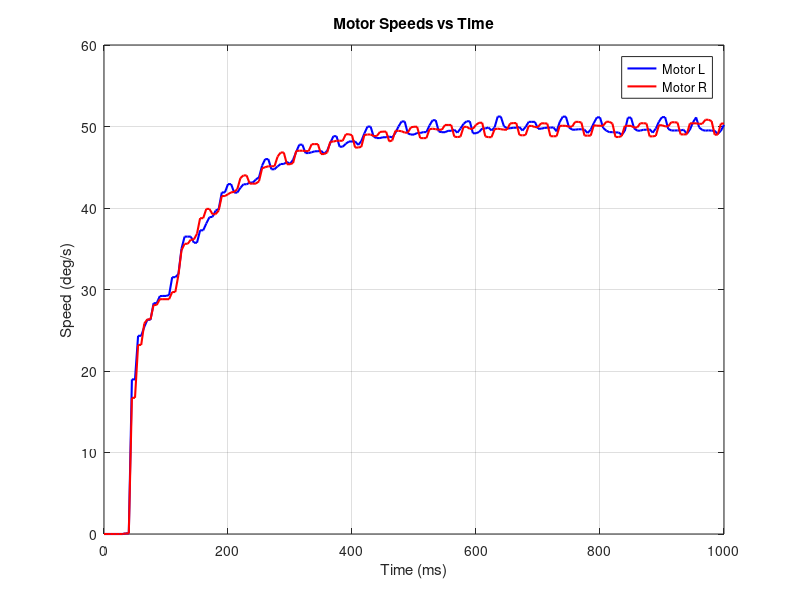

Write MATLAB code to recreate this figure.
Motor_L = 0;
Motor_R = 0;
data240 = [0  Motor_L  3.47  0.00  Motor_R  3.52  0.00
5  Motor_L  3.84  0.00  Motor_R  3.90  0.00
10  Motor_L  4.22  0.07  Motor_R  4.28  0.07
15  Motor_L  4.13  31.78  Motor_R  4.09  38.83
20  Motor_L  3.80  75.62  Motor_R  3.90  73.01
25  Motor_L  3.88  87.63  Motor_R  4.06  79.89
30  Motor_L  4.04  92.64  Motor_R  4.17  89.50
35  Motor_L  4.21  97.07  Motor_R  4.30  99.61
40  Motor_L  4.36  101.66  Motor_R  4.41  104.30
45  Motor_L  4.49  107.74  Motor_R  4.56  108.81
50  Motor_L  4.59  114.67  Motor_R  4.73  113.49
55  Motor_L  4.74  117.70  Motor_R  4.82  119.06
60  Motor_L  4.85  123.37  Motor_R  4.91  125.49
65  Motor_L  4.93  130.77  Motor_R  5.04  131.28
70  Motor_L  5.03  135.89  Motor_R  5.15  133.12
75  Motor_L  5.16  137.51  Motor_R  5.24  138.50
80  Motor_L  5.27  140.88  Motor_R  5.33  143.16
85  Motor_L  5.34  146.97  Motor_R  5.43  146.95
90  Motor_L  5.45  149.14  Motor_R  5.55  150.62
95  Motor_L  5.54  152.77  Motor_R  5.60  155.26
100  Motor_L  5.62  155.98  Motor_R  5.70  157.32
105  Motor_L  5.69  160.57  Motor_R  5.81  159.89
110  Motor_L  5.77  163.16  Motor_R  5.86  163.75
115  Motor_L  5.86  166.67  Motor_R  5.94  166.87
120  Motor_L  5.90  170.42  Motor_R  6.03  168.31
125  Motor_L  5.99  172.35  Motor_R  6.09  172.41
130  Motor_L  6.07  174.16  Motor_R  6.15  175.32
135  Motor_L  6.11  178.25  Motor_R  6.23  176.63
140  Motor_L  6.18  180.18  Motor_R  6.27  180.56
145  Motor_L  6.24  182.55  Motor_R  6.33  182.94
150  Motor_L  6.29  185.08  Motor_R  6.41  184.06
155  Motor_L  6.36  186.12  Motor_R  6.45  188.23
160  Motor_L  6.42  189.50  Motor_R  6.50  188.98
165  Motor_L  6.46  190.48  Motor_R  6.57  190.71
170  Motor_L  6.52  191.79  Motor_R  6.59  194.28
175  Motor_L  6.54  195.27  Motor_R  6.65  194.51
180  Motor_L  6.60  195.73  Motor_R  6.69  196.93
185  Motor_L  6.65  197.36  Motor_R  6.73  199.05
190  Motor_L  6.68  199.84  Motor_R  6.79  199.17
195  Motor_L  6.73  200.68  Motor_R  6.81  202.69
200  Motor_L  6.77  203.38  Motor_R  6.85  203.18
205  Motor_L  6.81  203.38  Motor_R  6.89  204.43
210  Motor_L  6.86  203.87  Motor_R  6.91  206.85
215  Motor_L  6.87  207.43  Motor_R  6.97  206.72
220  Motor_L  6.91  207.94  Motor_R  6.98  209.19
225  Motor_L  6.94  209.12  Motor_R  7.01  210.39
230  Motor_L  6.97  210.44  Motor_R  7.05  211.05
235  Motor_L  7.00  211.10  Motor_R  7.06  212.81
240  Motor_L  7.01  213.68  Motor_R  7.12  212.54
245  Motor_L  7.06  213.40  Motor_R  7.13  215.57
250  Motor_L  7.07  215.61  Motor_R  7.15  215.57
255  Motor_L  7.11  215.33  Motor_R  7.19  215.85
260  Motor_L  7.13  216.31  Motor_R  7.20  217.55
265  Motor_L  7.14  218.15  Motor_R  7.24  217.12
270  Motor_L  7.17  218.29  Motor_R  7.25  219.85
275  Motor_L  7.18  221.04  Motor_R  7.28  219.41
280  Motor_L  7.21  220.31  Motor_R  7.29  221.02
285  Motor_L  7.22  221.48  Motor_R  7.31  221.31
290  Motor_L  7.23  221.78  Motor_R  7.34  221.61
295  Motor_L  7.27  222.22  Motor_R  7.34  223.24
300  Motor_L  7.27  223.86  Motor_R  7.38  222.35
305  Motor_L  7.30  223.56  Motor_R  7.38  224.60
310  Motor_L  7.31  224.47  Motor_R  7.41  224.15
315  Motor_L  7.34  224.01  Motor_R  7.41  225.98
320  Motor_L  7.35  225.23  Motor_R  7.42  226.13
325  Motor_L  7.36  225.99  Motor_R  7.45  226.13
330  Motor_L  7.38  226.45  Motor_R  7.44  227.83
335  Motor_L  7.38  227.84  Motor_R  7.47  227.06
340  Motor_L  7.41  227.22  Motor_R  7.47  228.77
345  Motor_L  7.39  229.41  Motor_R  7.50  227.68
350  Motor_L  7.43  228.00  Motor_R  7.50  229.25
355  Motor_L  7.43  229.25  Motor_R  7.51  229.72
360  Motor_L  7.45  228.94  Motor_R  7.53  229.41
365  Motor_L  7.46  229.73  Motor_R  7.51  231.64
370  Motor_L  7.45  231.16  Motor_R  7.54  230.68
375  Motor_L  7.47  230.84  Motor_R  7.53  231.97
380  Motor_L  7.45  232.29  Motor_R  7.56  230.84
385  Motor_L  7.49  231.64  Motor_R  7.55  232.78
390  Motor_L  7.49  232.45  Motor_R  7.58  231.32
395  Motor_L  7.51  231.64  Motor_R  7.58  232.78
400  Motor_L  7.51  232.45  Motor_R  7.59  232.78
405  Motor_L  7.52  232.29  Motor_R  7.58  233.76
410  Motor_L  7.53  232.94  Motor_R  7.58  234.75
415  Motor_L  7.52  233.92  Motor_R  7.60  233.76
420  Motor_L  7.54  233.26  Motor_R  7.60  234.75
425  Motor_L  7.52  234.41  Motor_R  7.62  233.93
430  Motor_L  7.55  234.08  Motor_R  7.61  235.25
435  Motor_L  7.54  235.24  Motor_R  7.63  233.43
440  Motor_L  7.57  233.92  Motor_R  7.63  235.58
445  Motor_L  7.57  234.41  Motor_R  7.63  234.75
450  Motor_L  7.58  234.25  Motor_R  7.63  235.92
455  Motor_L  7.58  234.58  Motor_R  7.63  235.75
460  Motor_L  7.58  235.40  Motor_R  7.66  235.92
465  Motor_L  7.59  235.24  Motor_R  7.64  236.93
470  Motor_L  7.57  236.74  Motor_R  7.67  235.25
475  Motor_L  7.60  235.40  Motor_R  7.64  237.27
480  Motor_L  7.58  237.25  Motor_R  7.68  234.92
485  Motor_L  7.61  235.40  Motor_R  7.67  236.25
490  Motor_L  7.61  236.41  Motor_R  7.69  235.42
495  Motor_L  7.62  235.74  Motor_R  7.68  236.59
500  Motor_L  7.62  236.41  Motor_R  7.68  236.59
505  Motor_L  7.63  236.07  Motor_R  7.68  237.44
510  Motor_L  7.62  237.25  Motor_R  7.67  238.12
515  Motor_L  7.61  237.76  Motor_R  7.69  236.76
520  Motor_L  7.62  237.59  Motor_R  7.68  238.29
525  Motor_L  7.61  238.27  Motor_R  7.70  236.59
530  Motor_L  7.63  237.42  Motor_R  7.69  238.12
535  Motor_L  7.61  238.95  Motor_R  7.72  236.42
540  Motor_L  7.64  237.08  Motor_R  7.70  238.12
545  Motor_L  7.63  238.27  Motor_R  7.71  237.27
550  Motor_L  7.64  237.59  Motor_R  7.70  238.29
555  Motor_L  7.64  238.10  Motor_R  7.70  238.29
560  Motor_L  7.64  237.93  Motor_R  7.70  238.80
565  Motor_L  7.64  238.10  Motor_R  7.69  239.32
570  Motor_L  7.63  238.78  Motor_R  7.72  237.61
575  Motor_L  7.65  238.10  Motor_R  7.71  238.80
580  Motor_L  7.64  238.95  Motor_R  7.73  237.61
585  Motor_L  7.66  237.76  Motor_R  7.70  239.14
590  Motor_L  7.63  239.64  Motor_R  7.73  237.78
595  Motor_L  7.65  238.27  Motor_R  7.71  239.49
600  Motor_L  7.64  239.12  Motor_R  7.72  238.12
605  Motor_L  7.66  238.27  Motor_R  7.70  239.83
610  Motor_L  7.65  238.95  Motor_R  7.71  238.63
615  Motor_L  7.65  238.78  Motor_R  7.71  239.66
620  Motor_L  7.65  238.95  Motor_R  7.70  239.14
625  Motor_L  7.65  239.29  Motor_R  7.73  238.63
630  Motor_L  7.65  238.95  Motor_R  7.71  240.01
635  Motor_L  7.65  239.46  Motor_R  7.72  238.97
640  Motor_L  7.65  239.12  Motor_R  7.71  240.01
645  Motor_L  7.63  240.67  Motor_R  7.73  238.80
650  Motor_L  7.66  238.61  Motor_R  7.70  240.35
655  Motor_L  7.65  239.46  Motor_R  7.73  238.29
660  Motor_L  7.67  238.61  Motor_R  7.71  240.18
665  Motor_L  7.66  239.12  Motor_R  7.73  238.63
670  Motor_L  7.67  238.44  Motor_R  7.72  239.32
675  Motor_L  7.67  238.61  Motor_R  7.73  239.14
680  Motor_L  7.66  239.46  Motor_R  7.73  239.32
685  Motor_L  7.67  238.95  Motor_R  7.72  240.01
690  Motor_L  7.65  239.98  Motor_R  7.73  238.97
695  Motor_L  7.67  238.95  Motor_R  7.72  240.01
700  Motor_L  7.65  239.81  Motor_R  7.74  238.97
705  Motor_L  7.67  238.95  Motor_R  7.71  240.18
710  Motor_L  7.66  240.85  Motor_R  7.75  238.29
715  Motor_L  7.67  239.12  Motor_R  7.73  240.01
720  Motor_L  7.67  239.81  Motor_R  7.74  238.46
725  Motor_L  7.68  238.78  Motor_R  7.72  240.18
730  Motor_L  7.67  239.64  Motor_R  7.73  239.14
735  Motor_L  7.67  239.29  Motor_R  7.73  240.01
740  Motor_L  7.67  239.29  Motor_R  7.73  239.66
745  Motor_L  7.67  239.81  Motor_R  7.74  239.14
750  Motor_L  7.68  239.12  Motor_R  7.72  240.18
755  Motor_L  7.66  240.15  Motor_R  7.74  238.97
760  Motor_L  7.67  239.64  Motor_R  7.73  240.01
765  Motor_L  7.65  241.37  Motor_R  7.75  238.80
770  Motor_L  7.68  239.12  Motor_R  7.72  240.53
775  Motor_L  7.66  240.33  Motor_R  7.75  238.46
780  Motor_L  7.67  239.64  Motor_R  7.73  239.83
785  Motor_L  7.67  239.64  Motor_R  7.74  239.14
790  Motor_L  7.68  238.78  Motor_R  7.73  240.53
795  Motor_L  7.68  239.12  Motor_R  7.73  239.83
800  Motor_L  7.67  239.81  Motor_R  7.75  238.80
805  Motor_L  7.68  239.29  Motor_R  7.73  239.49
810  Motor_L  7.67  240.15  Motor_R  7.75  239.66
815  Motor_L  7.68  239.12  Motor_R  7.73  240.18
820  Motor_L  7.66  241.02  Motor_R  7.75  239.32
825  Motor_L  7.68  239.64  Motor_R  7.72  240.88
830  Motor_L  7.66  241.72  Motor_R  7.75  239.14
835  Motor_L  7.68  239.29  Motor_R  7.72  241.05
840  Motor_L  7.68  239.46  Motor_R  7.74  239.32
845  Motor_L  7.69  238.95  Motor_R  7.72  240.70
850  Motor_L  7.69  239.12  Motor_R  7.74  239.32
855  Motor_L  7.68  239.29  Motor_R  7.73  240.01
860  Motor_L  7.68  239.46  Motor_R  7.74  239.83
865  Motor_L  7.67  240.33  Motor_R  7.73  240.18
870  Motor_L  7.68  239.29  Motor_R  7.73  240.35
875  Motor_L  7.66  240.67  Motor_R  7.75  239.14
880  Motor_L  7.69  239.12  Motor_R  7.73  240.53
885  Motor_L  7.67  240.50  Motor_R  7.75  239.14
890  Motor_L  7.70  238.61  Motor_R  7.72  240.88
895  Motor_L  7.68  239.81  Motor_R  7.75  238.80
900  Motor_L  7.69  239.46  Motor_R  7.73  240.70
905  Motor_L  7.68  239.98  Motor_R  7.75  238.97
910  Motor_L  7.68  239.98  Motor_R  7.73  240.70
915  Motor_L  7.68  239.98  Motor_R  7.74  239.83
920  Motor_L  7.67  240.85  Motor_R  7.73  240.70
925  Motor_L  7.68  239.64  Motor_R  7.73  240.18
930  Motor_L  7.68  239.98  Motor_R  7.75  239.14
935  Motor_L  7.69  239.29  Motor_R  7.73  240.53
940  Motor_L  7.66  241.37  Motor_R  7.75  239.32
945  Motor_L  7.68  239.81  Motor_R  7.73  240.35
950  Motor_L  7.67  242.07  Motor_R  7.75  238.80
955  Motor_L  7.68  239.98  Motor_R  7.73  240.70
960  Motor_L  7.67  240.50  Motor_R  7.75  238.80
965  Motor_L  7.68  239.81  Motor_R  7.73  240.53
970  Motor_L  7.68  239.81  Motor_R  7.75  239.14
975  Motor_L  7.69  238.95  Motor_R  7.74  240.18
980  Motor_L  7.69  239.29  Motor_R  7.74  240.18
985  Motor_L  7.68  239.98  Motor_R  7.73  240.53
990  Motor_L  7.68  239.64  Motor_R  7.73  240.18
995  Motor_L  7.67  240.67  Motor_R  7.75  240.18
1000  Motor_L  7.68  239.98  Motor_R  7.73  240.53];

data50 = [
    0  Motor_L  0.72  0.00  Motor_R  0.73  0.00
5  Motor_L  0.80  0.00  Motor_R  0.81  0.00
10  Motor_L  0.88  0.00  Motor_R  0.89  0.00
15  Motor_L  0.96  0.00  Motor_R  0.97  0.00
20  Motor_L  1.04  0.00  Motor_R  1.05  0.00
25  Motor_L  1.11  0.00  Motor_R  1.13  0.00
30  Motor_L  1.19  0.00  Motor_R  1.21  0.00
35  Motor_L  1.27  0.07  Motor_R  1.29  0.07
40  Motor_L  1.35  0.07  Motor_R  1.37  0.07
45  Motor_L  1.15  18.97  Motor_R  1.20  16.71
50  Motor_L  1.19  18.97  Motor_R  1.25  16.71
55  Motor_L  1.16  24.32  Motor_R  1.20  23.20
60  Motor_L  1.20  24.32  Motor_R  1.24  23.20
65  Motor_L  1.22  25.42  Motor_R  1.25  25.84
70  Motor_L  1.25  26.29  Motor_R  1.28  26.34
75  Motor_L  1.29  26.29  Motor_R  1.31  26.34
80  Motor_L  1.29  28.32  Motor_R  1.33  28.10
85  Motor_L  1.33  28.32  Motor_R  1.36  28.10
90  Motor_L  1.35  29.19  Motor_R  1.38  28.81
95  Motor_L  1.38  29.21  Motor_R  1.42  28.81
100  Motor_L  1.41  29.21  Motor_R  1.45  28.81
105  Motor_L  1.44  29.32  Motor_R  1.49  28.81
110  Motor_L  1.45  31.51  Motor_R  1.51  29.69
115  Motor_L  1.47  31.51  Motor_R  1.54  29.69
120  Motor_L  1.50  31.89  Motor_R  1.54  31.76
125  Motor_L  1.48  35.01  Motor_R  1.52  34.81
130  Motor_L  1.48  36.49  Motor_R  1.54  35.61
135  Motor_L  1.50  36.49  Motor_R  1.56  35.61
140  Motor_L  1.52  36.49  Motor_R  1.57  36.11
145  Motor_L  1.56  35.74  Motor_R  1.60  36.14
150  Motor_L  1.58  35.74  Motor_R  1.61  36.85
155  Motor_L  1.58  37.26  Motor_R  1.60  38.75
160  Motor_L  1.60  37.26  Motor_R  1.62  38.75
165  Motor_L  1.61  38.10  Motor_R  1.62  39.89
170  Motor_L  1.61  38.86  Motor_R  1.63  39.89
175  Motor_L  1.63  38.92  Motor_R  1.66  39.24
180  Motor_L  1.64  39.67  Motor_R  1.68  39.24
185  Motor_L  1.65  39.88  Motor_R  1.69  39.70
190  Motor_L  1.66  41.91  Motor_R  1.70  41.47
195  Motor_L  1.65  41.91  Motor_R  1.69  41.47
200  Motor_L  1.65  42.93  Motor_R  1.70  41.69
205  Motor_L  1.66  42.93  Motor_R  1.71  41.92
210  Motor_L  1.68  41.89  Motor_R  1.72  41.97
215  Motor_L  1.70  41.89  Motor_R  1.73  42.31
220  Motor_L  1.70  42.48  Motor_R  1.72  43.67
225  Motor_L  1.71  42.91  Motor_R  1.73  44.00
230  Motor_L  1.72  42.91  Motor_R  1.74  44.00
235  Motor_L  1.73  43.12  Motor_R  1.76  42.99
240  Motor_L  1.74  43.12  Motor_R  1.77  42.99
245  Motor_L  1.74  43.50  Motor_R  1.79  42.99
250  Motor_L  1.75  43.77  Motor_R  1.79  43.28
255  Motor_L  1.74  45.20  Motor_R  1.78  44.87
260  Motor_L  1.73  46.00  Motor_R  1.78  45.01
265  Motor_L  1.74  46.00  Motor_R  1.79  45.12
270  Motor_L  1.76  44.75  Motor_R  1.80  45.12
275  Motor_L  1.77  44.75  Motor_R  1.81  45.12
280  Motor_L  1.77  45.11  Motor_R  1.80  46.31
285  Motor_L  1.78  45.40  Motor_R  1.79  46.81
290  Motor_L  1.78  45.40  Motor_R  1.80  46.81
295  Motor_L  1.79  45.66  Motor_R  1.83  45.37
300  Motor_L  1.80  45.40  Motor_R  1.83  45.37
305  Motor_L  1.80  45.93  Motor_R  1.84  45.52
310  Motor_L  1.79  46.89  Motor_R  1.82  47.00
315  Motor_L  1.78  47.77  Motor_R  1.83  47.03
320  Motor_L  1.78  47.77  Motor_R  1.83  47.03
325  Motor_L  1.80  46.74  Motor_R  1.84  46.98
330  Motor_L  1.81  46.74  Motor_R  1.84  46.98
335  Motor_L  1.81  46.84  Motor_R  1.83  47.83
340  Motor_L  1.82  46.96  Motor_R  1.84  47.84
345  Motor_L  1.82  46.96  Motor_R  1.84  47.84
350  Motor_L  1.82  47.03  Motor_R  1.86  46.62
355  Motor_L  1.83  46.64  Motor_R  1.87  46.62
360  Motor_L  1.83  47.03  Motor_R  1.87  46.81
365  Motor_L  1.82  47.98  Motor_R  1.86  48.14
370  Motor_L  1.82  48.81  Motor_R  1.86  48.15
375  Motor_L  1.82  48.81  Motor_R  1.86  48.25
380  Motor_L  1.84  47.52  Motor_R  1.86  48.25
385  Motor_L  1.84  47.52  Motor_R  1.87  48.25
390  Motor_L  1.84  47.88  Motor_R  1.86  49.05
395  Motor_L  1.84  48.16  Motor_R  1.86  49.05
400  Motor_L  1.84  48.16  Motor_R  1.86  48.93
405  Motor_L  1.85  48.18  Motor_R  1.89  47.42
410  Motor_L  1.86  47.73  Motor_R  1.89  47.42
415  Motor_L  1.85  48.20  Motor_R  1.89  47.50
420  Motor_L  1.84  49.16  Motor_R  1.87  48.95
425  Motor_L  1.83  49.99  Motor_R  1.88  49.02
430  Motor_L  1.83  49.99  Motor_R  1.88  49.02
435  Motor_L  1.85  48.73  Motor_R  1.88  48.83
440  Motor_L  1.85  48.58  Motor_R  1.88  48.83
445  Motor_L  1.85  48.58  Motor_R  1.88  49.33
450  Motor_L  1.86  48.68  Motor_R  1.88  49.37
455  Motor_L  1.86  48.68  Motor_R  1.88  49.37
460  Motor_L  1.86  48.77  Motor_R  1.90  48.17
465  Motor_L  1.86  48.66  Motor_R  1.90  48.29
470  Motor_L  1.86  49.21  Motor_R  1.89  49.47
475  Motor_L  1.85  50.00  Motor_R  1.89  49.47
480  Motor_L  1.84  50.62  Motor_R  1.89  49.42
485  Motor_L  1.83  50.62  Motor_R  1.89  49.25
490  Motor_L  1.86  49.15  Motor_R  1.89  49.25
495  Motor_L  1.86  49.01  Motor_R  1.88  49.90
500  Motor_L  1.86  49.01  Motor_R  1.88  49.97
505  Motor_L  1.86  49.20  Motor_R  1.88  49.97
510  Motor_L  1.86  49.20  Motor_R  1.90  48.58
515  Motor_L  1.86  49.31  Motor_R  1.91  48.57
520  Motor_L  1.87  49.31  Motor_R  1.91  48.58
525  Motor_L  1.85  50.13  Motor_R  1.89  49.67
530  Motor_L  1.84  50.77  Motor_R  1.89  49.73
535  Motor_L  1.84  50.77  Motor_R  1.90  49.67
540  Motor_L  1.86  49.38  Motor_R  1.90  49.61
545  Motor_L  1.86  49.30  Motor_R  1.90  49.61
550  Motor_L  1.86  49.30  Motor_R  1.89  50.19
555  Motor_L  1.86  49.47  Motor_R  1.89  50.19
560  Motor_L  1.86  49.47  Motor_R  1.89  50.19
565  Motor_L  1.86  49.61  Motor_R  1.91  48.76
570  Motor_L  1.87  49.23  Motor_R  1.91  48.70
575  Motor_L  1.86  49.75  Motor_R  1.91  48.76
580  Motor_L  1.85  50.33  Motor_R  1.90  49.96
585  Motor_L  1.85  50.64  Motor_R  1.90  49.96
590  Motor_L  1.85  50.64  Motor_R  1.90  49.72
595  Motor_L  1.87  49.17  Motor_R  1.90  49.72
600  Motor_L  1.87  49.17  Motor_R  1.89  50.21
605  Motor_L  1.87  49.33  Motor_R  1.89  50.46
610  Motor_L  1.86  49.75  Motor_R  1.89  50.46
615  Motor_L  1.86  49.75  Motor_R  1.91  48.78
620  Motor_L  1.86  49.89  Motor_R  1.92  48.69
625  Motor_L  1.87  49.51  Motor_R  1.92  48.69
630  Motor_L  1.86  49.89  Motor_R  1.91  49.67
635  Motor_L  1.84  51.22  Motor_R  1.91  49.74
640  Motor_L  1.84  51.22  Motor_R  1.91  49.67
645  Motor_L  1.86  50.04  Motor_R  1.91  49.61
650  Motor_L  1.86  49.78  Motor_R  1.91  49.61
655  Motor_L  1.86  49.78  Motor_R  1.90  50.37
660  Motor_L  1.86  49.85  Motor_R  1.90  50.42
665  Motor_L  1.86  49.85  Motor_R  1.90  50.42
670  Motor_L  1.86  49.93  Motor_R  1.92  48.96
675  Motor_L  1.87  49.50  Motor_R  1.92  48.91
680  Motor_L  1.86  49.94  Motor_R  1.92  48.96
685  Motor_L  1.85  50.57  Motor_R  1.91  50.07
690  Motor_L  1.85  50.57  Motor_R  1.91  50.07
695  Motor_L  1.85  50.57  Motor_R  1.91  49.93
700  Motor_L  1.86  49.73  Motor_R  1.91  49.93
705  Motor_L  1.86  49.73  Motor_R  1.90  50.39
710  Motor_L  1.86  49.82  Motor_R  1.90  50.39
715  Motor_L  1.86  49.86  Motor_R  1.90  50.36
720  Motor_L  1.86  49.86  Motor_R  1.92  48.81
725  Motor_L  1.86  49.89  Motor_R  1.93  48.80
730  Motor_L  1.87  49.40  Motor_R  1.93  48.81
735  Motor_L  1.86  50.55  Motor_R  1.91  50.08
740  Motor_L  1.84  51.21  Motor_R  1.91  50.09
745  Motor_L  1.84  51.21  Motor_R  1.91  50.08
750  Motor_L  1.86  49.89  Motor_R  1.91  49.98
755  Motor_L  1.86  49.61  Motor_R  1.91  49.98
760  Motor_L  1.86  49.61  Motor_R  1.90  50.57
765  Motor_L  1.86  49.66  Motor_R  1.90  50.57
770  Motor_L  1.86  49.66  Motor_R  1.90  50.49
775  Motor_L  1.86  49.61  Motor_R  1.93  48.88
780  Motor_L  1.87  49.20  Motor_R  1.93  48.88
785  Motor_L  1.86  49.61  Motor_R  1.93  48.88
790  Motor_L  1.85  50.42  Motor_R  1.91  50.15
795  Motor_L  1.84  51.12  Motor_R  1.91  50.10
800  Motor_L  1.84  51.12  Motor_R  1.91  50.09
805  Motor_L  1.86  49.83  Motor_R  1.91  50.09
810  Motor_L  1.86  49.50  Motor_R  1.90  50.58
815  Motor_L  1.87  49.31  Motor_R  1.90  50.58
820  Motor_L  1.87  49.31  Motor_R  1.91  50.37
825  Motor_L  1.87  49.27  Motor_R  1.93  48.71
830  Motor_L  1.87  49.27  Motor_R  1.93  48.71
835  Motor_L  1.88  48.98  Motor_R  1.93  48.83
840  Motor_L  1.87  49.46  Motor_R  1.92  50.08
845  Motor_L  1.85  51.09  Motor_R  1.92  50.08
850  Motor_L  1.84  51.09  Motor_R  1.92  50.08
855  Motor_L  1.86  49.77  Motor_R  1.92  49.88
860  Motor_L  1.87  49.49  Motor_R  1.92  49.88
865  Motor_L  1.87  49.49  Motor_R  1.91  50.40
870  Motor_L  1.87  49.60  Motor_R  1.91  50.40
875  Motor_L  1.87  49.60  Motor_R  1.91  50.37
880  Motor_L  1.87  49.67  Motor_R  1.93  48.79
885  Motor_L  1.87  49.24  Motor_R  1.94  48.79
890  Motor_L  1.87  49.74  Motor_R  1.94  48.85
895  Motor_L  1.86  50.59  Motor_R  1.92  50.16
900  Motor_L  1.85  51.15  Motor_R  1.92  50.15
905  Motor_L  1.84  51.15  Motor_R  1.92  50.02
910  Motor_L  1.86  49.71  Motor_R  1.92  50.02
915  Motor_L  1.87  49.51  Motor_R  1.91  50.52
920  Motor_L  1.87  49.51  Motor_R  1.91  50.52
925  Motor_L  1.87  49.52  Motor_R  1.91  50.48
930  Motor_L  1.87  49.52  Motor_R  1.93  49.03
935  Motor_L  1.87  49.60  Motor_R  1.93  49.03
940  Motor_L  1.88  49.11  Motor_R  1.93  49.04
945  Motor_L  1.87  49.60  Motor_R  1.92  50.38
950  Motor_L  1.86  50.51  Motor_R  1.92  50.39
955  Motor_L  1.85  51.12  Motor_R  1.91  50.39
960  Motor_L  1.86  49.88  Motor_R  1.91  50.33
965  Motor_L  1.87  49.57  Motor_R  1.91  50.33
970  Motor_L  1.87  49.49  Motor_R  1.91  50.83
975  Motor_L  1.87  49.53  Motor_R  1.90  50.83
980  Motor_L  1.87  49.49  Motor_R  1.91  50.66
985  Motor_L  1.87  49.48  Motor_R  1.93  48.99
990  Motor_L  1.88  49.08  Motor_R  1.93  49.01
995  Motor_L  1.87  49.48  Motor_R  1.91  50.35
1000  Motor_L  1.86  50.20  Motor_R  1.91  50.37];

%%
data = data50;
t = data(:,1);

% Extract speeds
speed_L = data(:, 4);
speed_R = data(:, 7);

% Plot
figure;
plot(t, speed_L, 'b', 'LineWidth', 1.5); hold on;
plot(t, speed_R, 'r', 'LineWidth', 1.5);
xlabel('Time (ms)');
ylabel('Speed (deg/s)');
legend('Motor L', 'Motor R');
title('Motor Speeds vs Time');
grid on;